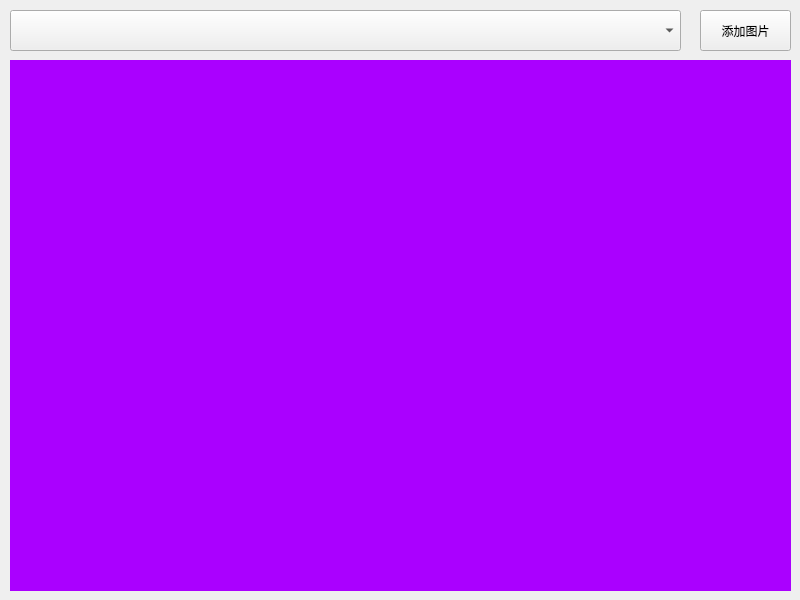
<?xml version="1.0" encoding="UTF-8"?>
<ui version="4.0">
 <class>ShowPic</class>
 <widget class="QWidget" name="ShowPic">
  <property name="geometry">
   <rect>
    <x>0</x>
    <y>0</y>
    <width>800</width>
    <height>600</height>
   </rect>
  </property>
  <property name="windowTitle">
   <string>ShowPic</string>
  </property>
  <widget class="QComboBox" name="comboBox">
   <property name="geometry">
    <rect>
     <x>10</x>
     <y>10</y>
     <width>671</width>
     <height>41</height>
    </rect>
   </property>
  </widget>
  <widget class="QPushButton" name="pushButton">
   <property name="geometry">
    <rect>
     <x>700</x>
     <y>10</y>
     <width>91</width>
     <height>41</height>
    </rect>
   </property>
   <property name="text">
    <string>添加图片</string>
   </property>
  </widget>
  <widget class="QLabel" name="label">
   <property name="geometry">
    <rect>
     <x>10</x>
     <y>60</y>
     <width>781</width>
     <height>531</height>
    </rect>
   </property>
   <property name="styleSheet">
    <string notr="true">background-color: rgb(170, 0, 255);</string>
   </property>
   <property name="text">
    <string/>
   </property>
  </widget>
 </widget>
 <resources/>
 <connections/>
</ui>
